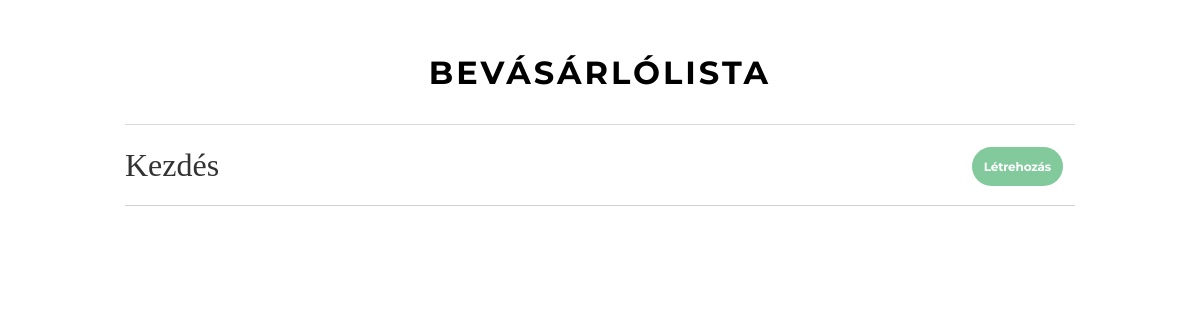
Before: / with the older database file.
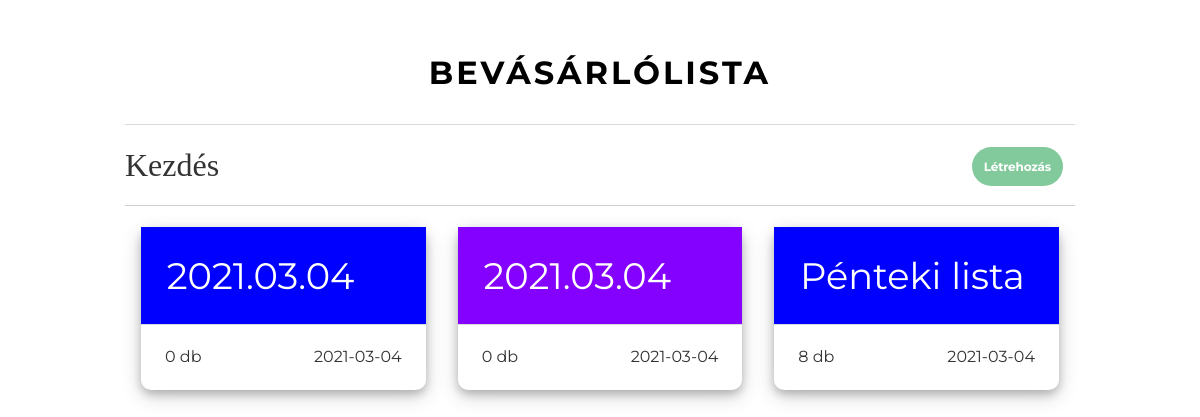
After: the same page with the newer database file.
### bevasarlolistaapp/models.py (models this page shows, shortened)
class Bevasarlolista(models.Model):
    id = models.UUIDField(primary_key=True, editable=False, unique=True)
    nev = models.CharField(
        max_length=30, default=datetime.now().strftime("%Y.%m.%d"))
    tetel = models.JSONField(encoder=None)
    date = models.DateField()
    class Meta:
        verbose_name = 'Bevásárlólista'
        verbose_name_plural = 'Bevásárlólisták'
        ordering = ['-date']
    def get_all():
        array = []
        response = Bevasarlolista.objects.all()
        for elem in response:
            array.append({
                "id": elem.id.hex,
                "nev": elem.nev,
                "tetel": len(elem.tetel),
                "date": str(elem.date)
            })
        return array

### bevasarlolistaapp/views.py (the view)
# urls.py: path('', index_view)
def index_view(request, *args, **kwargs):
    return render(request, "index.html", {"response": reversed(Bevasarlolista.get_all())})

### templates/index.html (shortened to what this page needs)
<!DOCTYPE html>
<html lang="en">
<head>
    {% load static %}
    <link rel="stylesheet" href="{% static 'style.css'%} ">
</head>
<body>
    <div class="app">
        <div class="header">
            <h1><a href="/">Bevásárlólista</a></h1>
            <div class="info">
                <span class="lista_nev">Kezdés</span>
                <div class="gomb zold grid" id="create">Létrehozás</div>
            </div>
        </div>
        <div class="content">
            <div class="container">
                {% for tetel in response %}
                    <div class="card">
                        <span class="title"><a href="/bevasarlolista/{{tetel.id}}/">{{tetel.nev}}</a></span>
                        <span class="osszeg">{{tetel.tetel}} db</span>
                        <span class="date">{{tetel.date}}</span>
                    </div>
                {% endfor %}
            </div>
        </div>
    </div>
</body>
</html>

### static/style.css (style rules this page uses)
*, *:before, *:after { box-sizing: inherit }
html { -ms-text-size-adjust: 100%; -webkit-text-size-adjust: 100% }
body { color: #333; margin: 0; -webkit-font-smoothing: antialiased; font-family: 'Droid Serif', serif; }
.app { display: grid; grid-template-columns: 10% auto 10%; grid-template-rows: auto; gap: 5px; }
h1 { font-weight: bold; text-align: center; font-size: 2em; padding: 1em 0; border-bottom: 1px solid #dadada; letter-spacing: 3px; text-transform: uppercase; font-family: 'Montserrat', sans-serif; }
.header { grid-column-start: 2; grid-column-end: 3; grid-row-start: 1; grid-row-end: 2; padding-bottom: 1.2em; border-bottom: 1px solid #D0D0D0; }
.info { display: grid; grid-template-columns: 50% 50%; grid-template-rows: 1; }
.lista_nev { font-size: 2em; justify-self: normal; font-family: 'Droid Serif', serif; }
.gomb { text-decoration: none; letter-spacing: -.015em; font-family: 'Montserrat', sans-serif; font-size: .75em; padding: 1em; color: #fff; font-weight: bold; border-radius: 50px; float: right; text-align: center; cursor: pointer; transition: background-color .2s; }
.grid { justify-self: end; margin: 0 1em; }
.zold { background: #82ca9c; }
.content { grid-column-start: 2; grid-column-end: 3; grid-row-start: 2; grid-row-end: 3; font-family: 'Montserrat', sans-serif; }
.container { display: grid; grid-template-columns: repeat(auto-fill, minmax(25%, 1fr)); grid-gap: 2em; margin: 1em; }
.card { display: grid; grid-template-columns: 50% 50%; grid-template-rows: auto; grid-template-areas: "title title" "osszeg date"; border-radius: 10px; width: 100%; background-color: rgb(255, 255, 255); box-shadow: 0 4px 8px 0 rgba(0, 0, 0, 0.2), 0 6px 20px 0 rgba(0, 0, 0, 0.19); }
.card:nth-child(even)>.title { background-color: rgb(132, 0, 255); }
.card>.title { grid-area: title; font-size: 2.3em; color: white; background-color: blue; border-bottom: 1px solid #dadada; padding: .7em; margin-bottom: .6em; }
a { text-decoration: none; color: black; }
.title > a { color: white; }
.card>.osszeg { grid-area: osszeg; font-size: 1em; text-align: left; margin: auto auto 1.5em 1.5em; }
.card>.date { grid-area: date; font-size: 1em; text-align: right; margin: auto 1.5em 1.5em auto; }

Changed rows visible on the page:
added Bevasarlolista: nev "2021.03.04"
added Bevasarlolista: nev "2021.03.04"
added Bevasarlolista: nev "Pénteki lista"
Other visible differences:
new list line: "0 db 2021-03-04"
new list line: "8 db 2021-03-04"
